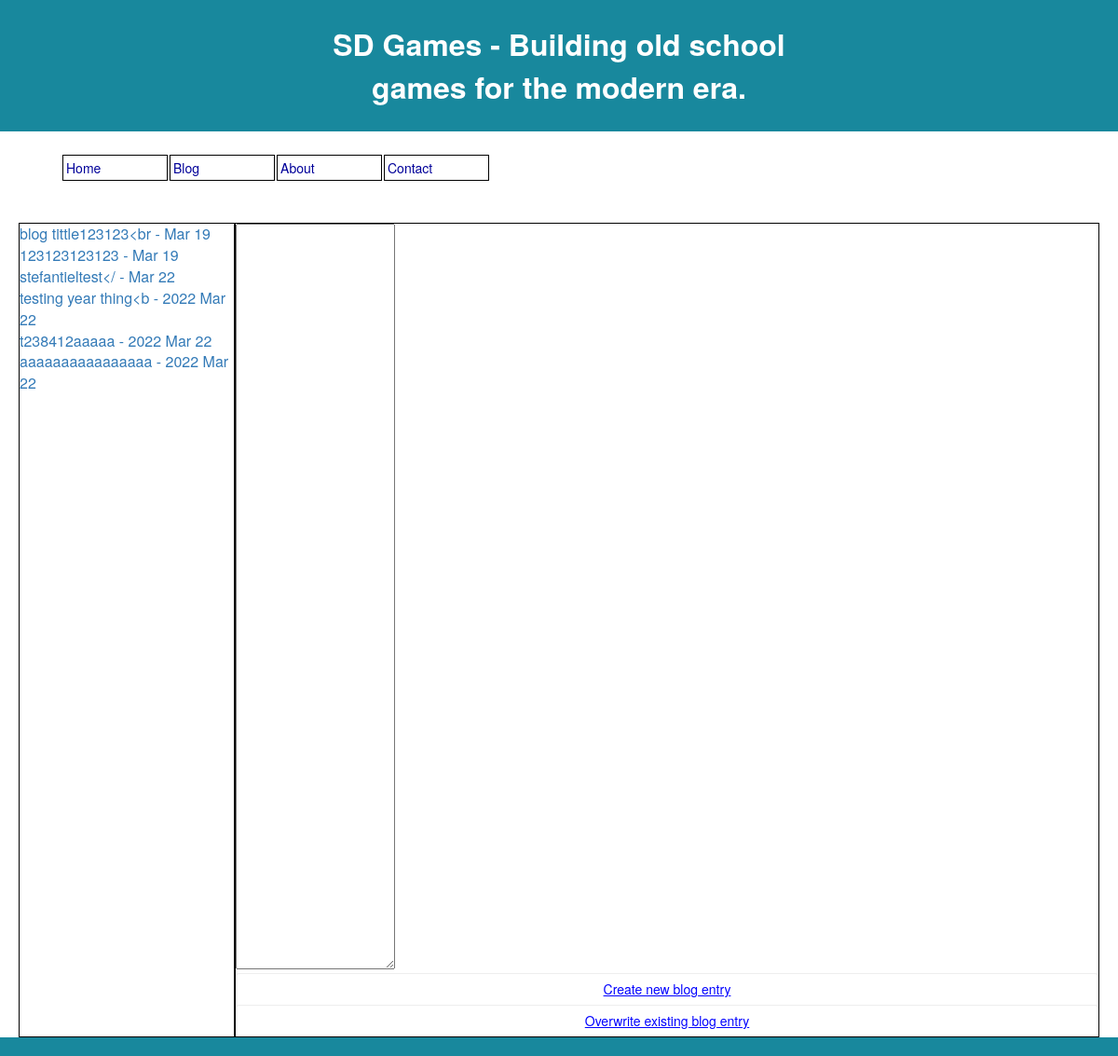
Screenshot of /blogcreate (signed in) with the database file from the repository.
### blog/database.py (models this page shows, shortened)
class Article(db.Model):
    article_id = db.Column(db.Integer, primary_key=True)
    date = db.Column(db.String(50), nullable=False)
    title = db.Column(db.String(50), nullable=False)
    content = db.Column(db.String(50000), nullable=False)

### blog/views.py (the view)
@app.route("/blogcreate", methods=["GET", "POST"])
@is_logged_in
def blogcreate():
    entries = retrieve_entries()
    blog_to_edit = retrieve_entry(request.args.get('article_id'))
    if request.method == "POST":
        if "add" in request.form:
            entry_content = request.form.get('editordata')
            create_entry(datetime.datetime.today().strftime("%Y %b %d"), cleanhtml(entry_content[0:30]), entry_content)
            return render_template("blogcreate.html", entries=retrieve_entries(), entry=blog_to_edit)
        if "edit" in request.form:
            entry_content = request.form.get('editordata')
            replace_content_entry(request.args.get('article_id'), cleanhtml(entry_content[0:30]), entry_content)
            return render_template("blogcreate.html", entries=retrieve_entries(), entry=blog_to_edit)
    else:
        return render_template("blogcreate.html", entries=retrieve_entries(), entry=blog_to_edit)

### blog/database.py (called while the page is built)
def retrieve_entries():
    return Article.query.all()

def retrieve_entry(article_id_get):
    article = Article.query.filter_by(article_id = article_id_get).first()
    if article == None:
        return None
    else:
        return article

### blog/views.py (called while the page is built)
def is_logged_in(f):
    @wraps(f)
    def wrap(*args, **kwargs):
        if 'logged_in' in session:
            return f(*args, **kwargs)
        else:
            return render_template("login.html")
    return wrap

### blog/templates/blogcreate.html
{% extends 'layout.html' %}
{% block body %}
  <div class="entries">
    {% for entry in entries %}
    <div class="entry-title">
      <a href="{{ url_for('blogcreate', article_id=entry['article_id']) }}">{{ entry['title'] + " - " + entry['date'] }}</a>
    </div>
    {% endfor %}
  </div>
  <div id="editor-container">
    <form method="POST">
      <textarea id="summernote" name="editordata">{{ entry['content'] }}</textarea>
      <input type="submit" class="form-control" value="Create new blog entry" name="add" />
      <input type="submit" class="form-control" value="Overwrite existing blog entry" name="edit" />
    </form>
  </div>
{% endblock %}

### blog/static/css/style.css (style rules this page uses)
body { font-family: 'Montserrat', sans-serif; }
html { background-color: #18889D }
.entries { width: 20%; border: 1px solid #000; }
#editor-container { width: 80%; border: 1px solid #000; }
#summernote { height: 800px; }
.entry-title { font-size: 16px; overflow: auto; word-wrap: break-word; }
input[type="submit"] { background: none; border: none; outline: none; text-decoration: underline; color: blue; cursor: pointer; }

### rows the page displays
Article: title+date "blog tittle123123<br - Mar 19"
Article: title+date "123123123123 - Mar 19"
Article: title+date "stefantieltest</ - Mar 22"
Article: title+date "testing year thing<b - 2022 Mar 22"
Article: title+date "t238412aaaaa - 2022 Mar 22"
Article: title+date "aaaaaaaaaaaaaaaa - 2022 Mar 22"
